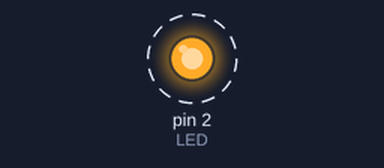
Simulated run of this sketch. Board: Arduino Uno, built with avr-gcc and run on an emulated ATmega328P. Parts: output pins drawn as LEDs (lit = HIGH). Dashed ring = blinking.

Above: at 0.2 s.
Timing chart, 0 to 3.0 s (numbered marks = the images above):
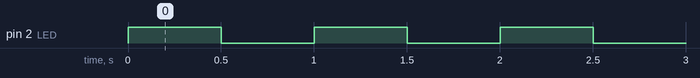

The sketch:

LED_2.ino
```cpp
#define LED 2
void setup() {
  // put your setup code here, to run once:
  pinMode(LED, OUTPUT);
  digitalWrite(LED, HIGH);
}

void loop() {
  // put your main code here, to run repeatedly:
  digitalWrite(LED, HIGH);
  delay(500);
  digitalWrite(LED, LOW);
  delay(500);

}
```

Measured:
- by itself, pin 2 (LED): alternates HIGH for 0.50 s and LOW for 0.50 s
